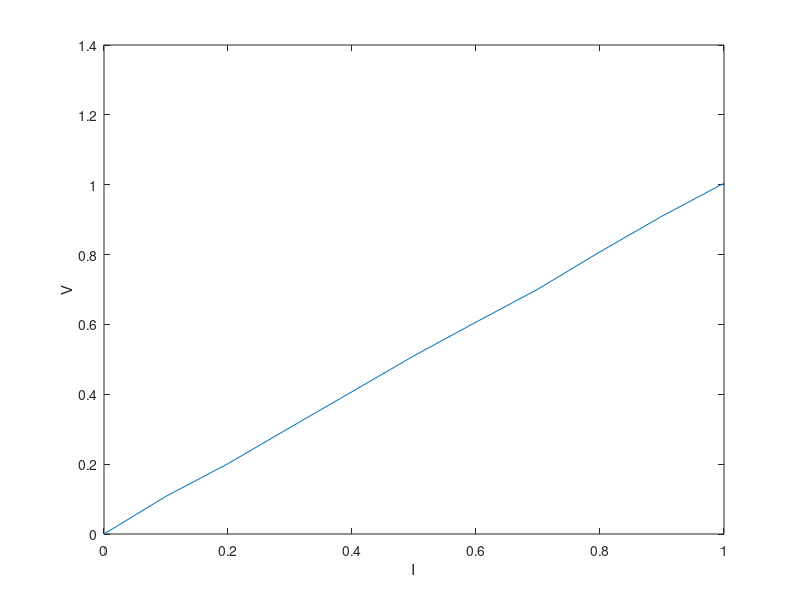

MATLAB code to generate this figure:
%WS04
clear all
%4.E
v = [0.021e-3 0.1079 0.20143 0.3048 0.4074 0.51025 0.60652 0.70117 0.8079 0.9099 1.0043];
I_e = [0 0.1 0.2 0.3 0.4 0.5 0.6 0.7 0.8 0.9 1];
figure(2);
plot(I_e, v);

xlabel('I');
ylabel('V');